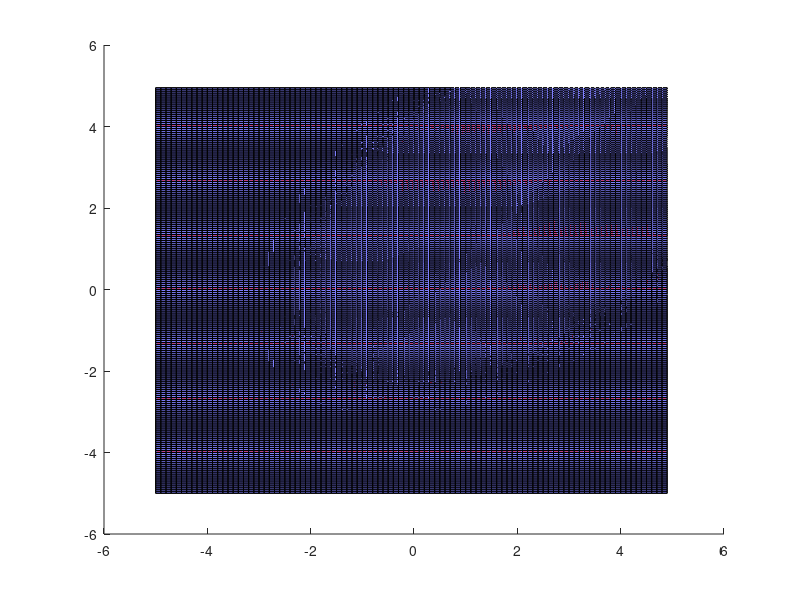

Recreate this plot in MATLAB.
clear;
close all;

% Gaussian distribution parameters
miu = [2;2];
sigma = [1,0.5;0.5,1];

% density function
f = @(x)1/(2*pi)/sqrt(det(sigma))*exp(-1/2*(x-miu)'*sigma^-1*(x-miu));

% sampling
n1 = 200; n2 = 100;
L1 = 10; L2 = 10;
x1 = linspace(-L1/2,L1/2-L1/n1,n1);
x2 = linspace(-L2/2,L2/2-L2/n2,n2);
fx = zeros(n1,n2);
for i = 1:n1
    for j = 1:n2
        fx(i,j) = f([x1(i);x2(j)]);
    end
end

% 2D fft
shift1 = (-1).^((0:n1-1)-floor(n1/2)).';
shift2 = (-1).^((0:n2-1)-floor(n2/2));
y = fftshift(fft2(fx))/n1/n2;
y = shift1.*shift2.*y;

% reconstruct density function
freq1 = ((0:n1-1)'-floor(n1/2))/L1;
freq2 = ((0:n2-1)-floor(n2/2))/L2;

f_fft = @(x)sum(sum(y.*exp(1i*freq1*2*pi*x(1)).*exp(1i*freq2*2*pi*x(2))));
f_fftx = zeros(n1,n2);
for i = 1:n1
    for j = 1:n2
        f_fftx(i,j) = real(f_fft([x1(i);x2(j)]));
    end
end

% plot
figure; hold on;
surf(x2,x1,fx,'FaceColor','b','FaceAlpha',0.5);
surf(x2,x1,f_fftx,'FaceColor','r','FaceAlpha',0.5);

